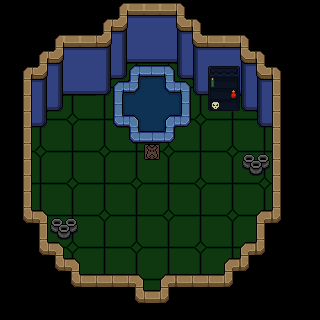

Rendered tile map (Tiled .tmx) drawn with the repository's tilesets; below, a short description and the full map source, tile grids included:
An orthogonal 20x20 tile map with 16x16 px tiles, 3 tile layers (Base, Ground, Upper), 3 tilesets and 8 objects (4x SpiritBlock, Entrance, Resource, Pedestal, NPC_22).

<map version="1.10" tiledversion="1.10.2" orientation="orthogonal" renderorder="right-down" width="20" height="20" tilewidth="16" tileheight="16" infinite="0" nextlayerid="24" nextobjectid="124">
 <properties>
  <property name="Cutscenes" value="0" />
  <property name="MapType" value="Cave" />
 </properties>
 <tileset firstgid="1" source="../Tilesets/tilesetManorGrounds.tsx" />
 <tileset firstgid="626" source="../Tilesets/tsWalls_Floors.tsx" />
 <tileset firstgid="1110" source="../Tilesets/Decor.tsx" />
 <layer id="19" name="Base" width="20" height="20">
  <data encoding="csv">
671,671,671,671,671,671,671,671,671,671,671,671,671,671,671,671,671,671,671,671,
671,671,671,671,671,671,671,888,888,888,671,888,671,671,671,671,671,671,671,671,
671,671,671,671,671,671,888,910,910,910,671,910,888,671,671,671,671,671,671,671,
671,671,1088,888,1090,1089,910,932,1090,1089,1088,932,910,1089,1088,888,671,671,671,671,
671,671,888,910,1068,1067,932,1067,1068,1067,1068,1067,932,1067,1068,910,888,671,671,671,
671,671,910,932,1088,1089,1090,1089,1088,1089,1090,1089,1088,1089,1090,932,910,671,671,671,
671,671,932,1067,1068,1067,1068,1067,1068,1067,1068,1067,1068,1067,1068,1067,932,671,671,671,
671,1089,1088,1089,1090,1089,1088,1089,1090,1089,1088,1089,1090,1089,1088,1089,1090,1089,671,671,
671,1067,1068,1067,1068,1067,1068,1067,1068,1067,1068,1067,1068,1067,1068,1067,1068,1067,671,671,
671,1089,1090,1089,1088,1089,1090,1089,1088,1089,1090,1089,1088,1089,1090,1089,1088,1089,671,671,
671,1067,1068,1067,1068,1067,1068,1067,1068,1067,1068,1067,1068,1067,1068,1067,1068,1067,671,671,
671,1089,1088,1089,1090,1089,1088,1089,1090,1089,1088,1089,1090,1089,1088,1089,1090,1089,671,671,
671,671,1068,1067,1068,1067,1068,1067,1068,1067,1068,1067,1068,1067,1068,1067,1068,1067,671,671,
671,671,1090,1089,1088,1089,1090,1089,1088,1089,1090,1089,1088,1089,1090,1089,1088,1089,671,671,
671,671,1068,1067,1068,1067,1068,1067,1068,1067,1068,1067,1068,1067,1068,1067,1068,671,671,671,
671,671,1088,1089,1090,1089,1088,1089,1090,1089,1088,1089,1090,1089,1088,1089,1090,671,671,671,
671,671,671,671,1068,1067,1068,1067,1068,1067,1068,1067,1068,1067,1068,671,671,671,671,671,
671,671,671,671,1088,1089,1090,1089,1088,1089,1090,1089,1088,1089,1090,671,671,671,671,671,
671,671,671,671,671,671,671,671,1068,1067,1068,671,671,671,671,671,671,671,671,671,
671,671,671,671,671,671,671,671,671,671,671,671,671,671,671,671,671,671,671,671
</data>
 </layer>
 <layer id="20" name="Ground" width="20" height="20">
  <data encoding="csv">
0,0,0,0,0,0,0,953,866,866,866,954,0,0,0,0,0,0,0,0,
0,0,0,0,0,0,953,867,888,888,888,865,954,0,0,0,0,0,0,0,
0,0,0,953,866,866,867,889,910,910,910,887,865,866,866,954,0,0,0,0,
0,0,953,867,888,888,889,911,932,932,932,909,887,888,888,865,954,0,0,0,
0,953,867,889,910,910,911,933,182,183,184,931,909,910,910,887,865,954,0,0,
0,977,889,911,932,932,933,182,237,208,235,184,931,932,932,909,887,955,0,0,
0,977,911,933,0,0,0,207,208,208,208,209,0,1805,1806,931,909,955,0,0,
0,977,933,0,0,0,0,232,187,208,185,234,0,0,0,0,931,955,0,0,
0,977,0,0,0,0,0,0,232,233,234,0,0,0,0,0,0,955,0,0,
0,977,0,0,0,0,0,0,0,1002,0,0,0,0,0,0,0,955,0,0,
0,977,0,0,0,0,0,0,0,0,0,0,0,0,0,2513,2514,955,0,0,
0,977,0,0,0,0,0,0,0,0,0,0,0,0,0,0,0,955,0,0,
0,977,0,0,0,0,0,0,0,0,0,0,0,0,0,0,0,955,0,0,
0,975,0,0,0,0,0,0,0,0,0,0,0,0,0,0,0,976,0,0,
0,0,977,2513,2514,0,0,0,0,0,0,0,0,0,0,0,955,0,0,0,
0,0,975,0,0,0,0,0,0,0,0,0,0,0,0,0,976,0,0,0,
0,0,0,975,0,0,0,0,0,0,0,0,0,0,0,976,0,0,0,0,
0,0,0,0,975,0,0,0,0,0,0,0,0,0,976,0,0,0,0,0,
0,0,0,0,0,0,0,0,975,0,976,0,0,0,0,0,0,0,0,0,
0,0,0,0,0,0,0,0,0,0,0,0,0,0,0,0,0,0,0,0
</data>
 </layer>
 <layer id="21" name="Upper" width="20" height="20">
  <data encoding="csv">
0,0,0,0,0,0,0,0,0,0,0,0,0,0,0,0,0,0,0,0,
0,0,0,0,0,0,0,0,0,0,0,0,0,0,0,0,0,0,0,0,
0,0,0,0,0,0,0,0,0,0,0,0,0,0,0,0,0,0,0,0,
0,0,0,0,0,0,0,0,0,0,0,0,0,0,0,0,0,0,0,0,
0,0,0,0,0,0,0,0,0,0,0,0,0,1759,1760,0,0,0,0,0,
0,0,0,0,0,0,0,0,0,0,0,0,0,1782,1783,0,0,0,0,0,
0,0,0,0,0,0,0,0,0,0,0,0,0,0,0,0,0,0,0,0,
0,0,0,0,0,0,0,0,0,0,0,0,0,0,0,0,0,0,0,0,
0,0,0,0,0,0,0,0,0,0,0,0,0,0,0,0,0,0,0,0,
0,0,0,0,0,0,0,0,0,0,0,0,0,0,0,2490,2491,0,0,0,
0,0,0,0,0,0,0,0,0,0,0,0,0,0,0,0,0,0,0,0,
0,0,0,0,0,0,0,0,0,0,0,0,0,0,0,0,0,0,0,0,
0,0,0,0,0,0,0,0,0,0,0,0,0,0,0,0,0,0,0,0,
0,0,845,2490,2491,0,0,0,0,0,0,0,0,0,0,0,843,0,0,0,
0,0,0,0,0,0,0,0,0,0,0,0,0,0,0,0,0,0,0,0,
0,0,0,845,0,0,0,0,0,0,0,0,0,0,0,843,0,0,0,0,
0,0,0,0,845,0,0,0,0,0,0,0,0,0,843,0,0,0,0,0,
0,0,0,0,0,844,844,844,845,0,843,844,844,844,0,0,0,0,0,0,
0,0,0,0,0,0,0,0,0,844,0,0,0,0,0,0,0,0,0,0,
0,0,0,0,0,0,0,0,0,0,0,0,0,0,0,0,0,0,0,0
</data>
 </layer>
 <objectgroup id="4" name="Travel" visible="0">
  <object id="114" name="Entrance" x="144" y="300" width="16" height="4">
   <properties>
    <property name="EntranceDir" value="Up" />
    <property name="Map" value="mapMushMush_3" />
   </properties>
  </object>
  <object id="116" name="SpiritBlock" x="32" y="128" width="16" height="16">
   <properties>
    <property name="ObjectID" type="int" value="161" />
   </properties>
  </object>
  <object id="117" name="SpiritBlock" x="256" y="128" width="16" height="16">
   <properties>
    <property name="ObjectID" type="int" value="161" />
   </properties>
  </object>
  <object id="118" name="SpiritBlock" x="32" y="192" width="16" height="16">
   <properties>
    <property name="ObjectID" type="int" value="161" />
   </properties>
  </object>
  <object id="119" name="SpiritBlock" x="256" y="192" width="16" height="16">
   <properties>
    <property name="ObjectID" type="int" value="161" />
   </properties>
  </object>
 </objectgroup>
 <objectgroup id="5" name="MapObject" visible="0">
  <object id="120" name="Resource" x="112" y="64" width="80" height="80">
   <properties>
    <property name="FishingHole" type="bool" value="true" />
    <property name="ItemID" value="210-C/211-U" />
   </properties>
  </object>
  <object id="122" name="Pedestal" x="80" y="96" width="16" height="16">
   <properties>
    <property name="ItemID" value="99" />
    <property name="ObjectID" type="int" value="11" />
   </properties>
  </object>
 </objectgroup>
 <objectgroup id="6" name="Character" visible="0">
  <object id="123" name="NPC_22" x="80" y="112" width="16" height="16">
   <properties>
    <property name="NPC_ID" type="int" value="22" />
   </properties>
  </object>
 </objectgroup>
</map>
